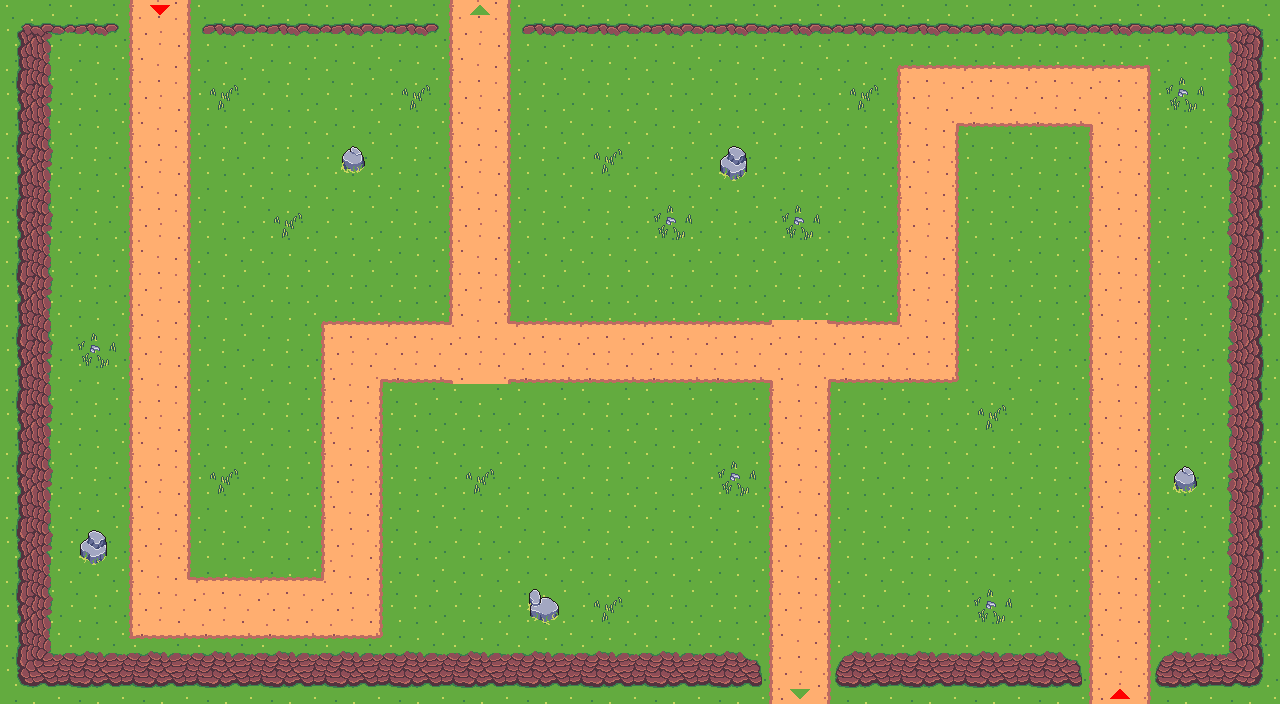

This is a level from a 2D game, rendered from its Tiled map with the project's own tilesets. A one-line summary and the complete map file follow:
An orthogonal 20x11 tile map with 64x64 px tiles, 1 tile layer (Tile Layer 1).

<map version="1.10" tiledversion="1.11.2" orientation="orthogonal" renderorder="right-down" width="20" height="11" tilewidth="64" tileheight="64" infinite="0" nextlayerid="2" nextobjectid="1">
 <editorsettings>
  <export target="map7.json" format="json" />
 </editorsettings>
 <tileset firstgid="1" source="set.tsx" />
 <layer id="1" name="Tile Layer 1" width="20" height="11">
  <data encoding="csv">
102,105,73,106,103,103,105,70,106,103,103,103,103,103,103,103,103,103,103,104,
118,39,38,156,39,39,156,38,39,39,39,39,39,156,22,55,55,24,157,120,
118,39,38,39,39,207,39,38,39,156,39,223,39,39,38,39,39,38,39,120,
118,39,38,39,156,39,39,38,39,39,157,39,157,39,38,39,39,38,39,120,
118,39,38,39,39,39,39,38,39,39,39,39,39,39,38,39,39,38,39,120,
118,157,38,39,39,22,23,115,23,23,23,23,115,23,56,39,39,38,39,120,
118,39,38,39,39,38,39,39,39,39,39,39,38,39,39,156,39,38,39,120,
118,39,38,156,39,38,39,156,39,39,39,157,38,39,39,39,39,38,207,120,
118,223,38,39,39,38,39,39,39,39,39,39,38,39,39,39,39,38,39,120,
118,39,54,55,55,56,39,39,222,156,39,39,38,39,39,157,39,38,39,120,
134,135,135,135,135,135,135,135,135,135,135,121,89,122,135,135,121,86,122,136
</data>
 </layer>
</map>